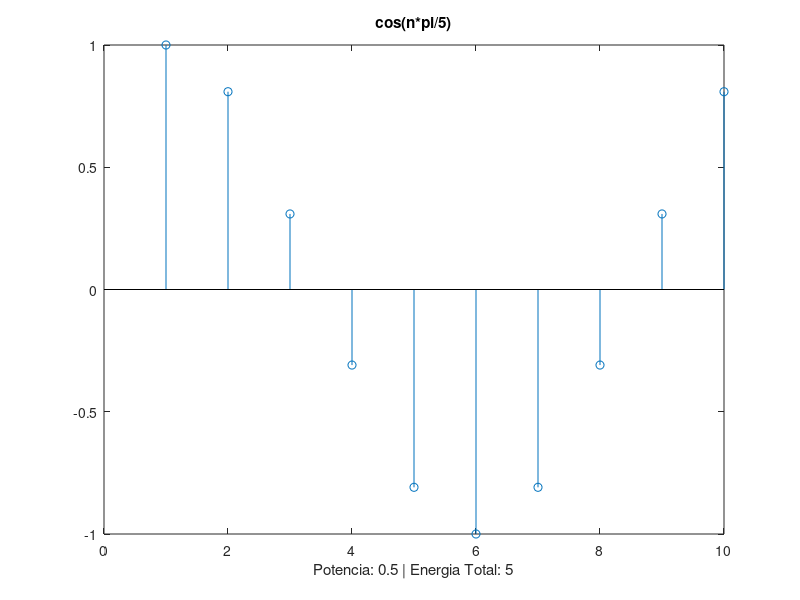

Reproduce this figure in MATLAB.
Ts=pi/5; #periodo de amostragem (relativo a n*Ts)

N=2*(1/(Ts/pi)); #Busca o Total de amostras pelo Ts 
n = 0:(N-1);

x = cos(n*Ts); #funçao
x_str=(['cos(n*pi/',num2str(N/2),')']); 

#Energia
energia = 0; 
for i = 1:length(x)
  energia = energia+(x(i))^2;
end

#Potencia
pot = 0; 
for i = 1:length(x)
  pot = pot+(x(i))^2;
end
pot = pot/N;

#Graficos
stem(x); 
title(x_str); 
xlabel(['Potencia: ',num2str(pot),' | Energia Total: ',num2str(energia)]);
